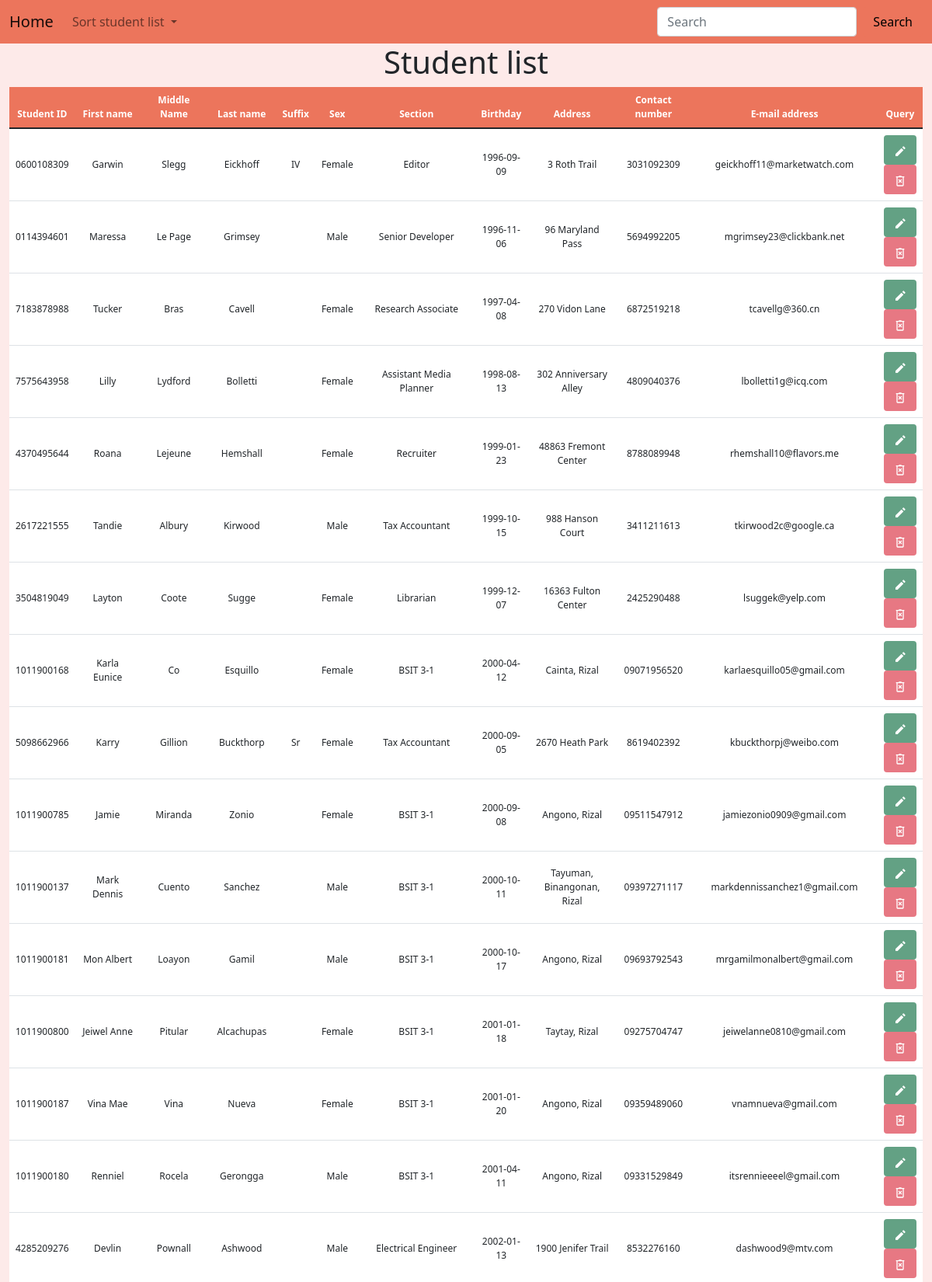
The page /controls/crud.php?sort=Student_Birthday (upper part) on the database its author committed.
### tables this page shows
CREATE TABLE `tbl_student_profile` (
  `Student_ID` varchar(10) NOT NULL PRIMARY KEY,
  `Student_First_Name` varchar(50) NOT NULL,
  `Student_Middle_Name` varchar(50),
  `Student_Last_Name` varchar(50) NOT NULL,
  `Student_Suffix` varchar(10),
  `Student_Sex` enum('Male','Female') NOT NULL,
  `Student_Section` varchar(50) NOT NULL,
  `Student_Birthday` date NOT NULL,
  `Student_Address` varchar(100) NOT NULL,
  `Student_Contact_Number` varchar(11) NOT NULL,
  `Student_Email_Address` varchar(50) NOT NULL,
  `is_archive` boolean NOT NULL DEFAULT false
);

### functions/functions.php (called while the page is built, shortened)
<?php
function view($name, $contents = ''){
    require(APP_PATH . "page/layout-page.php");
}

### controls/crud.php (called while the page is built, shortened)
<?php
$view_bag = [
    'title' => 'Student Database',
    'heading' => 'Student list'
];
$records = Data::get_student_records();
if (is_get()) {
    if (isset($_GET['sort'])) {
        $sort = $_GET['sort'];
        $records = Data::sort_by($sort);
    }
}
view('crud', $records);

### functions/data/mysql.class.php (called while the page is built, shortened)
<?php
class MySqlDataProvider {
    public function __construct($source) {
        $this->source = $source;
    }
    public function sort_by($sort) {
        $pdo = $this->connect();
        $smt = $pdo->query("SELECT * FROM tbl_student_profile WHERE is_archive = false ORDER BY $sort");
        $data = $smt->fetchAll(PDO::FETCH_CLASS, 'StudentProfile');
        return $data;
    }
    private function connect() {
        try {
            return new PDO($this->source, CONFIG['db_user'], CONFIG['db_password']);
        } catch (PDOException $e) {
            return null;
        }
    }
}

### functions/data/static.class.php (called while the page is built, shortened)
<?php
class Data {
    static private $mdp;
    static public function init(MySqlDataProvider $mdp){
        return self::$mdp = $mdp;
    }
    static public function sort_by($sort){
        return self::$mdp->sort_by($sort);
    }
}

### page/crud-page.php (the view, shortened to what this page needs)
<div class="container-fluid">
    <h1 class="text-center align-middle"><?= $view_bag['heading'] ?></h1>
</div>
<div class="container-fluid container-table">
    <table class="table table-hover text-center align-middle" id="table">
        <thead>
            <tr>
                <th scope="col" id="id">Student ID</th>
                <th scope="col" id="fname">First name</th>
                <th scope="col" id="mname">Middle Name</th>
                <th scope="col" id="lname">Last name</th>
                <th scope="col" id="suffix">Suffix</th>
                <th scope="col" id="section">Sex</th>
                <th scope="col" id="sex">Section</th>
                <th scope="col" id="bday">Birthday</th>
                <th scope="col" id="address">Address</th>
                <th scope="col" id="number">Contact number</th>
                <th scope="col" id="email">E-mail address</th>
                <th scope="col" id="query">Query</th>
            </tr>
        </thead>
        <tbody>
            <?php foreach ($contents as $object) : ?>
                <tr>
                    <td><?= $object->Student_ID ?></td>
                    <td><?= $object->Student_First_Name ?></td>
                    <td><?= $object->Student_Middle_Name ?></td>
                    <td><?= $object->Student_Last_Name ?></td>
                    <td><?= $object->Student_Suffix ?></td>
                    <td><?= $object->Student_Sex ?></td>
                    <td><?= $object->Student_Section ?></td>
                    <td><?= $object->Student_Birthday ?></td>
                    <td><?= $object->Student_Address ?></td>
                    <td><?= $object->Student_Contact_Number ?></td>
                    <td><?= $object->Student_Email_Address ?></td>
                    <td>
                        <a class="btn button-edit-bg" type="submit" data-bs-toggle="modal" data-bs-target="#showEditModal">
                        </a>
                        <br>
                        <a class="btn button-delete-bg" type="submit" name="delete" method="get" data-bs-toggle="modal" data-bs-target="#showDeleteModal">
                        </a>
                    </td>
                </tr>
            <?php endforeach ?>
        </tbody>
    </table>
</div>

### css/stylesheet-crud.css (style rules this page uses)
body { background-color: #fdeae9; }
.container-table thead { background-color: #ec755c; color: white; }
.button-edit-bg { background-color: #63a184; }
.button-delete-bg { background-color: #e77883; }
table { background-color: white; }
tr { font-size: 30px; font-size: 1vw; }

### rows shown on the page
tbl_student_profile: Student_ID "0600108309", Student_First_Name "Garwin", Student_Middle_Name "Slegg", Student_Last_Name "Eickhoff", Student_Suffix "IV", Student_Sex "Female", Student_Section "Editor", Student_Birthday "1996-09-09", Student_Address "3 Roth Trail", Student_Contact_Number "3031092309", Student_Email_Address "geickhoff11@marketwatch.com"
tbl_student_profile: Student_ID "0114394601", Student_First_Name "Maressa", Student_Middle_Name "Le Page", Student_Last_Name "Grimsey", Student_Sex "Male", Student_Section "Senior Developer", Student_Birthday "1996-11-06", Student_Address "96 Maryland Pass", Student_Contact_Number "5694992205", Student_Email_Address "mgrimsey23@clickbank.net"
tbl_student_profile: Student_ID "7183878988", Student_First_Name "Tucker", Student_Middle_Name "Bras", Student_Last_Name "Cavell", Student_Sex "Female", Student_Section "Research Associate", Student_Birthday "1997-04-08", Student_Address "270 Vidon Lane", Student_Contact_Number "6872519218", Student_Email_Address "tcavellg@360.cn"
tbl_student_profile: Student_ID "7575643958", Student_First_Name "Lilly", Student_Middle_Name "Lydford", Student_Last_Name "Bolletti", Student_Sex "Female", Student_Section "Assistant Media Planner", Student_Birthday "1998-08-13", Student_Address "302 Anniversary Alley", Student_Contact_Number "4809040376", Student_Email_Address "lbolletti1g@icq.com"
tbl_student_profile: Student_ID "4370495644", Student_First_Name "Roana", Student_Middle_Name "Lejeune", Student_Last_Name "Hemshall", Student_Sex "Female", Student_Section "Recruiter", Student_Birthday "1999-01-23", Student_Address "48863 Fremont Center", Student_Contact_Number "8788089948", Student_Email_Address "rhemshall10@flavors.me"
tbl_student_profile: Student_ID "2617221555", Student_First_Name "Tandie", Student_Middle_Name "Albury", Student_Last_Name "Kirwood", Student_Sex "Male", Student_Section "Tax Accountant", Student_Birthday "1999-10-15", Student_Address "988 Hanson Court", Student_Contact_Number "3411211613", Student_Email_Address "tkirwood2c@google.ca"
tbl_student_profile: Student_ID "3504819049", Student_First_Name "Layton", Student_Middle_Name "Coote", Student_Last_Name "Sugge", Student_Sex "Female", Student_Section "Librarian", Student_Birthday "1999-12-07", Student_Address "16363 Fulton Center", Student_Contact_Number "2425290488", Student_Email_Address "lsuggek@yelp.com"
tbl_student_profile: Student_ID "1011900168", Student_First_Name "Karla Eunice", Student_Middle_Name "Co", Student_Last_Name "Esquillo", Student_Sex "Female", Student_Section "BSIT 3-1", Student_Birthday "2000-04-12", Student_Address "Cainta, Rizal", Student_Contact_Number "09071956520", Student_Email_Address "karlaesquillo05@gmail.com"
tbl_student_profile: Student_ID "5098662966", Student_First_Name "Karry", Student_Middle_Name "Gillion", Student_Last_Name "Buckthorp", Student_Suffix "Sr", Student_Sex "Female", Student_Section "Tax Accountant", Student_Birthday "2000-09-05", Student_Address "2670 Heath Park", Student_Contact_Number "8619402392", Student_Email_Address "kbuckthorpj@weibo.com"
tbl_student_profile: Student_ID "1011900785", Student_First_Name "Jamie", Student_Middle_Name "Miranda", Student_Last_Name "Zonio", Student_Sex "Female", Student_Section "BSIT 3-1", Student_Birthday "2000-09-08", Student_Address "Angono, Rizal", Student_Contact_Number "09511547912", Student_Email_Address "jamiezonio0909@gmail.com"
tbl_student_profile: Student_ID "1011900137", Student_First_Name "Mark Dennis", Student_Middle_Name "Cuento", Student_Last_Name "Sanchez", Student_Sex "Male", Student_Section "BSIT 3-1", Student_Birthday "2000-10-11", Student_Address "Tayuman, Binangonan, Rizal", Student_Contact_Number "09397271117", Student_Email_Address "markdennissanchez1@gmail.com"
tbl_student_profile: Student_ID "1011900181", Student_First_Name "Mon Albert", Student_Middle_Name "Loayon", Student_Last_Name "Gamil", Student_Sex "Male", Student_Section "BSIT 3-1", Student_Birthday "2000-10-17", Student_Address "Angono, Rizal", Student_Contact_Number "09693792543", Student_Email_Address "mrgamilmonalbert@gmail.com"
tbl_student_profile: Student_ID "1011900800", Student_First_Name "Jeiwel Anne", Student_Middle_Name "Pitular", Student_Last_Name "Alcachupas", Student_Sex "Female", Student_Section "BSIT 3-1", Student_Birthday "2001-01-18", Student_Address "Taytay, Rizal", Student_Contact_Number "09275704747", Student_Email_Address "jeiwelanne0810@gmail.com"
tbl_student_profile: Student_ID "1011900187", Student_First_Name "Vina Mae", Student_Middle_Name "Vina", Student_Last_Name "Nueva", Student_Sex "Female", Student_Section "BSIT 3-1", Student_Birthday "2001-01-20", Student_Address "Angono, Rizal", Student_Contact_Number "09359489060", Student_Email_Address "vnamnueva@gmail.com"
tbl_student_profile: Student_ID "1011900180", Student_First_Name "Renniel", Student_Middle_Name "Rocela", Student_Last_Name "Gerongga", Student_Sex "Male", Student_Section "BSIT 3-1", Student_Birthday "2001-04-11", Student_Address "Angono, Rizal", Student_Contact_Number "09331529849", Student_Email_Address "itsrennieeeel@gmail.com"
tbl_student_profile: Student_ID "4285209276", Student_First_Name "Devlin", Student_Middle_Name "Pownall", Student_Last_Name "Ashwood", Student_Sex "Male", Student_Section "Electrical Engineer", Student_Birthday "2002-01-13", Student_Address "1900 Jenifer Trail", Student_Contact_Number "8532276160", Student_Email_Address "dashwood9@mtv.com"

### other values the page prints
$view_bag['heading'] "Student list"
